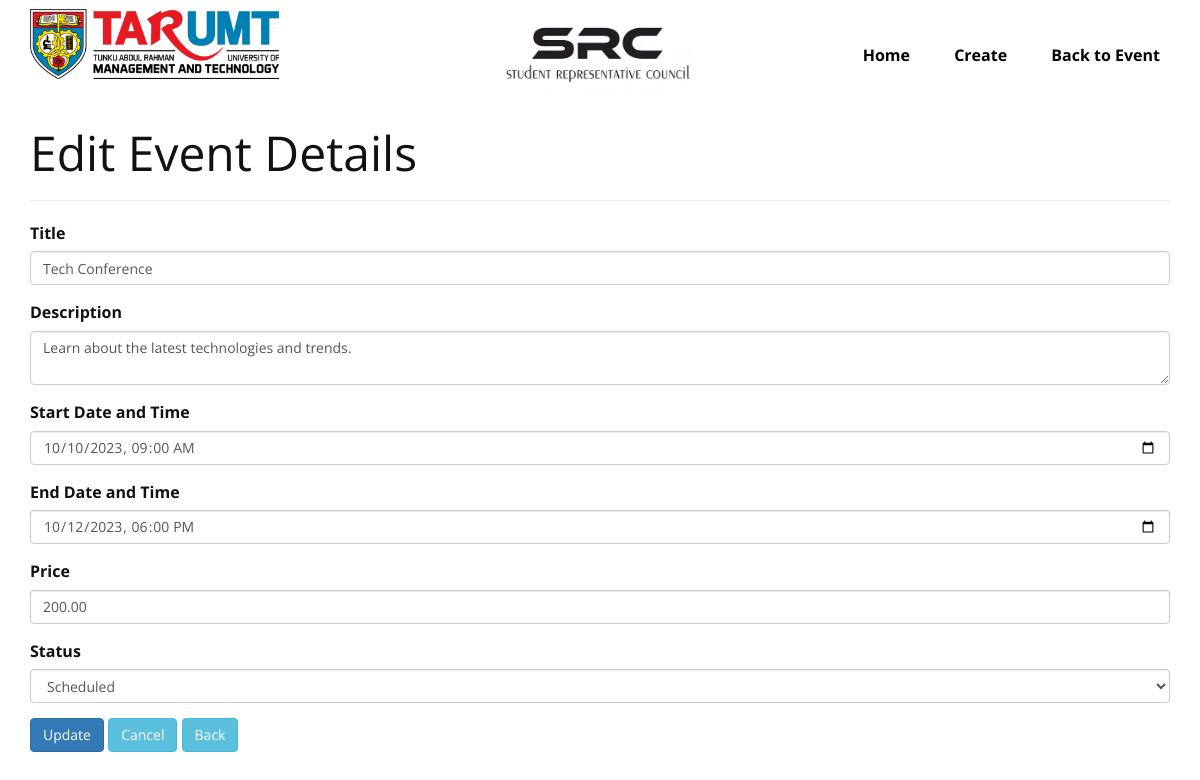
Screenshot of /editevent.php?id=2 with the database file from the repository.
### tables this page shows
CREATE TABLE `events` (
  `id` int(11) NOT NULL,
  `title` varchar(255) NOT NULL,
  `description` varchar(500) DEFAULT NULL,
  `start` datetime NOT NULL,
  `end` datetime NOT NULL,
  `price` varchar(10) DEFAULT NULL,
  `status` varchar(20) NOT NULL DEFAULT 'scheduled'
);

### editevent.php (the view, shortened to what this page needs)
<?php
if (isset($_GET['id'])) {
    $id = $_GET['id'];
    $mysqli = new mysqli('localhost', 'root', '', 'assignment1');
    $query = "SELECT * FROM events WHERE id = ?";
    $stmt = $mysqli->prepare($query);
    $stmt->bind_param('i', $id);
    $stmt->execute();
    $result = $stmt->get_result();
    if ($result->num_rows == 1) {
        $event = $result->fetch_assoc();
    } else {
        echo '<div class="alert alert-danger">Event not found.</div>';
        exit;
    }
} else {
    echo '<div class="alert alert-danger">Event ID not provided.</div>';
    exit;
}
include 'indexheader.php'
?>
<!DOCTYPE html>
<html>
    <head>
        <link href="../nicepage.css" rel="stylesheet" type="text/css"/>
        <link rel="stylesheet" href="https://maxcdn.bootstrapcdn.com/bootstrap/3.3.7/css/bootstrap.min.css">
    </head>
    <body>
        <div class="container">
            <div class="row">
                <div class="col-md-12">
                    <h2>Edit Event Details</h2>
                    <hr>
                    <form method="post" action="">
                        <div class="form-group">
                            <label for="title">Title</label>
                            <input type="text" class="form-control" id="title" name="title" value="<?php echo $event['title']; ?>" required>
                        </div>
                        <div class="form-group">
                            <label for="description">Description</label>
                            <textarea class="form-control" id="description" name="description"><?php echo $event['description']; ?></textarea>
                        </div>
                        <div class="form-group">
                            <label for="start">Start Date and Time</label>
                            <?php
                            if (isset($event['start']) && !empty($event['start'])) {
                                $start_date = date('Y-m-d\TH:i:s', strtotime($event['start']));
                            } else {
                                $start_date = date('Y-m-d\TH:i:s');
                            }
                            ?>
                            <input type="datetime-local" class="form-control" id="start" name="start" value="<?php echo $start_date; ?>" required>
                        </div>
                        <div class="form-group">
                            <label for="end">End Date and Time</label>
                            <?php
                            if (isset($event['end']) && !empty($event['end'])) {
                                $end_date = date('Y-m-d\TH:i:s', strtotime($event['end']));
                            } else {
                                $end_date = date('Y-m-d\TH:i:s');
                            }
                            ?>
                            <input type="datetime-local" class="form-control" id="end" name="end" value="<?php echo $end_date; ?>" required>
                        </div>
                        <div class="form-group">
                            <label for="price">Price</label>
                            <input type="text" class="form-control" id="price" name="price" value="<?php echo $event['price']; ?>">
                        </div>
                        <div class="form-group">
                            <label for="status">Status</label>
                            <select class="form-control" id="status" name="status" required>
                                <option value="scheduled" <?php if ($event['status'] == 'scheduled') echo 'selected'; ?>>Scheduled</option>
                            </select>
                        </div>
                        <button type="submit" name="submit" class="btn btn-primary">Update</button>
                        <a class="btn btn-info" href="index.php">Cancel</a>
                        <a class="btn btn-info" href="index.php">Back</a>
                    </form>
                </div>
            </div>
        </div>
    </body>
</html>

### rows the page displays
events: title "Tech Conference", description "Learn about the latest technologies and trends.", start "10/10/2023 09:00", end "10/12/2023 18:00", price "200.00"
